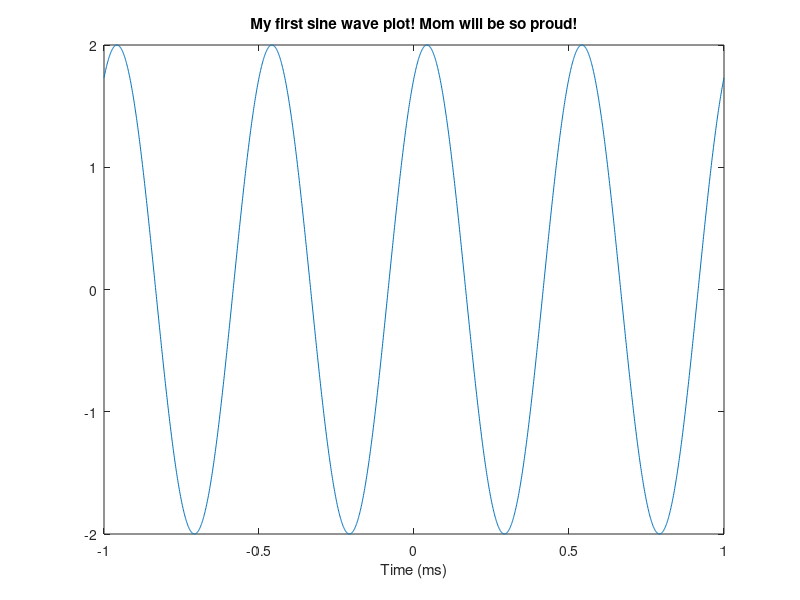
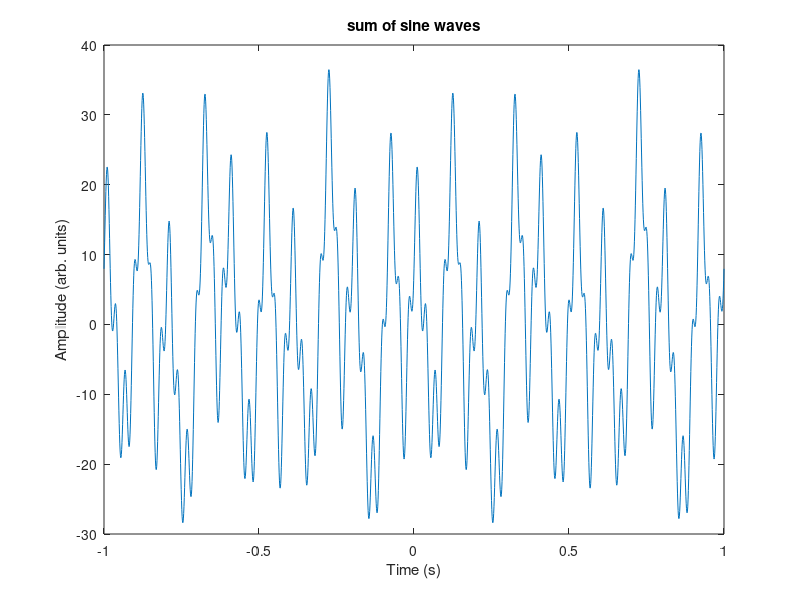
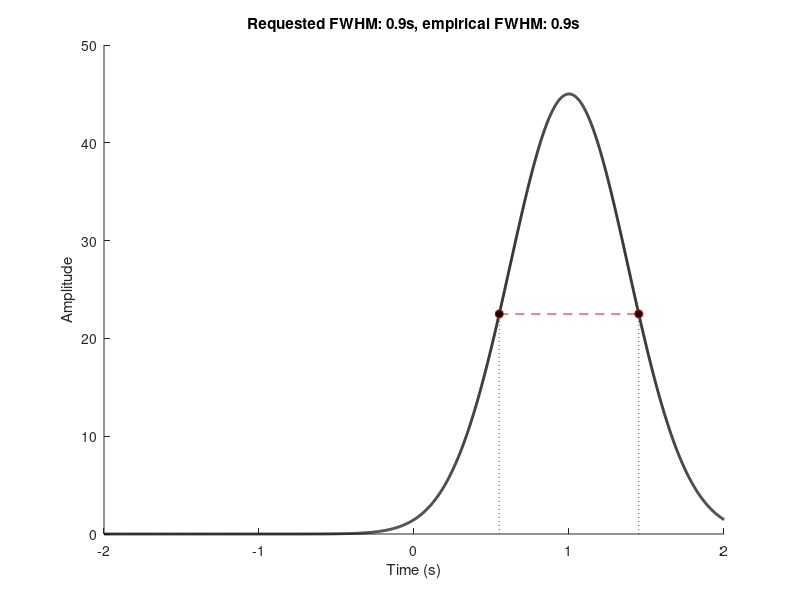
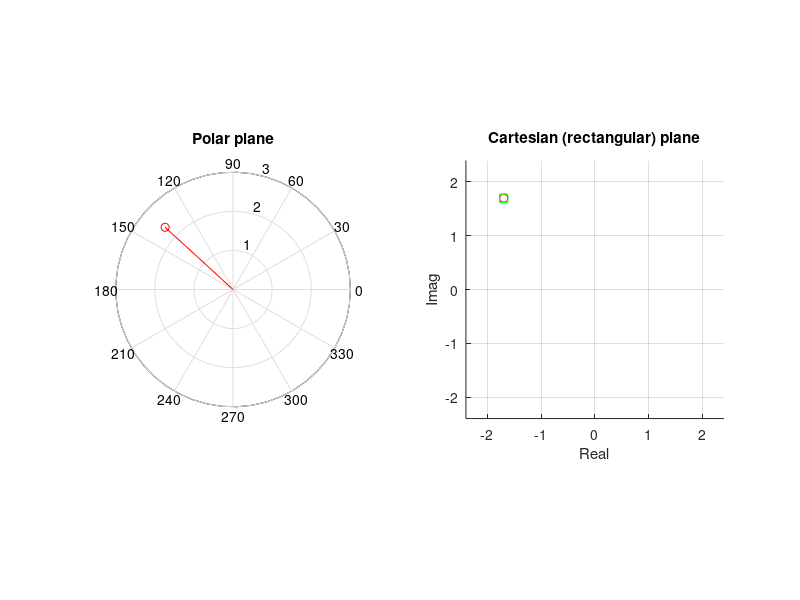

Write the MATLAB code that produced these figures, in order.
%% Sine waves

% define variables
freq = 2; % freq in Hz
srate = 1000; % (1 second)
time = -1:1/srate:1;
ampl = 2;
phase = pi/3;

% create sinewave
sinewave = ampl * sin(2*pi*freq*time + phase);

plot(time, sinewave)
% optional prettification of the plot
%set(gca,'xlim',[-1.1 1.1],'ylim',[-1.1 1.1]); 
xlabel('Time (ms)')
title('My first sine wave plot! Mom will be so proud!')

%% the sum of sine waves can appear like a complicated time series

% create a few sine waves and sum

% define a sampling rate
srate = 1000;

% list some frequencies
frex = [ 3   10   5   15   35 ];

% list some random amplitudes... make sure there are the same number of
% amplitudes as there are frequencies!
amplit = [ 5   15   10   5   7 ];

% phases... list some random numbers between -pi and pi
phases = [  pi/7  pi/8  pi  pi/2  -pi/4 ];

% define time...
time = -1:1/srate:1;


% now we loop through frequencies and create sine waves
sine_waves = zeros(length(frex),length(time));
for fi=1:length(frex)
    sine_waves(fi,:) = amplit(fi) * sin(2*pi*time*frex(fi) + phases(fi));
end

% now plot the result
figure(2), clf
plot(time,sum(sine_waves))
title('sum of sine waves')
xlabel('Time (s)'), ylabel('Amplitude (arb. units)')


% now plot each wave separately
figure(3), clf
for fi=1:length(frex)
    subplot(length(frex),1,fi)
    plot(time, sine_waves(fi, :))
    axis([ time([1 end]) -max(amplit) max(amplit) ])
end

%% Gaussian

% simulation parameters
time  = -2:1/1000:2;
ptime = 1;  % peak time 
ampl  = 45; % amplitude
fwhm  = .9;

% Gaussian
gwin = ampl * exp( -(4*log(2) * (time-ptime).^2) / fwhm^2);

% empirical FWHM
gwinN   = gwin./max(gwin);
midp    = dsearchn(time', ptime);
pst5    = midp-1+dsearchn(gwinN(midp:end)',.5);
pre5    = dsearchn(gwinN(1:midp)',.5);
empfwhm = time(pst5) - time(pre5);


figure(3), clf, hold on
plot(time,gwin,'k','linew',2)
plot(time([pre5 pst5]),gwin([pre5 pst5]),'ro--','markerfacecolor','k')
plot(time([pre5 pre5]),[0 gwin(pre5)],'r:')
plot(time([pst5 pst5]),[0 gwin(pst5)],'r:')
title([ 'Requested FWHM: ' num2str(fwhm) 's, empirical FWHM: ' num2str(empfwhm) 's' ])
xlabel('Time (s)'), ylabel('Amplitude')

%% Euler's formula

M = 2.4;
k = 3*pi/4;

meik = M * (cos(k) + 1i * sin(k));

figure(4), clf
subplot(121)
polar([0 M],[0 k],'r'), hold on
polar(M,k,'ro')
title('Polar plane')


subplot(122), hold on
plot(meik,'ro')
plot(real(meik),imag(meik),'gs')
axis([-1 1 -1 1]*abs(meik))
axis square
xlabel('Real'), ylabel('Imag')
grid on
title('Cartesian (rectangular) plane')









